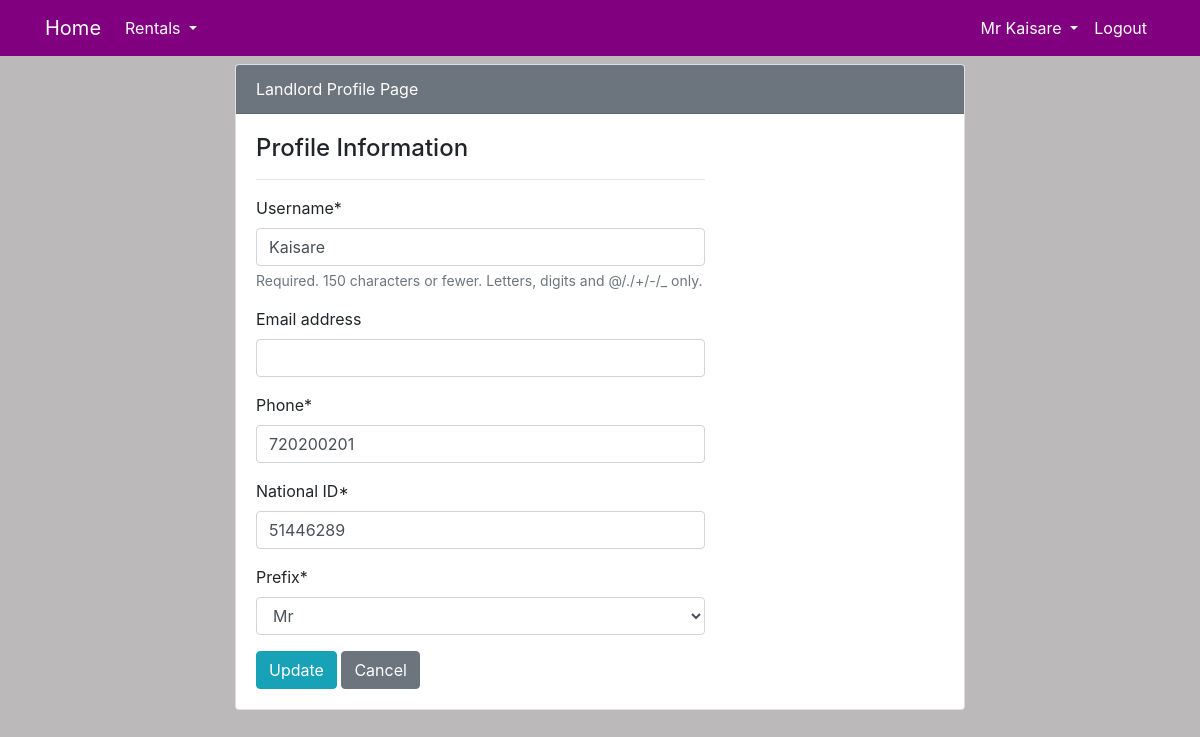
Screenshot of /landlord/update/ (signed in) with the database file from the repository.
### user/models.py (models this page shows, shortened)
class Landlord(models.Model):
    name = models.OneToOneField(User, on_delete=models.CASCADE, null=True )
    ld_id = models.IntegerField(unique=True)
    gender = models.CharField(max_length=50, choices=gender)
    phone = models.IntegerField()
    mail = models.EmailField()
    agent = models.ForeignKey(Agent, on_delete=models.SET_NULL, null=True, blank=True)

### user/views.py (the view)
# urls.py: path('landlord/update/', user_view.landlord_update, name='user-landlord-update'),
def landlord_update(request):
    if request.method =='POST':
        user_form = UserUpateForm(request.POST, instance=request.user)
        landlord_form = LandlordUpdateForm(request.POST, request.FILES, instance=request.user.landlord)
        if user_form.is_valid() and landlord_form.is_valid():
            user_form.save()
            landlord_form.save()
            return redirect('user-profile')
    else:
        user_form = UserUpateForm(instance=request.user)
        landlord_form = LandlordUpdateForm(instance=request.user.landlord)
    context = {
        'user_form':user_form,
        'landlord_form':landlord_form,
    }
    return render(request, 'user/landlord_update.html', context)

### user/forms.py
class UserUpateForm(forms.ModelForm):
    class Meta:
        model = User
        fields = ['username', 'email']

class LandlordUpdateForm(forms.ModelForm):
    class Meta:
        model = Landlord
        fields = [ 'phone', 'ld_id', 'gender']
        labels = {'ld_id':'National ID', 'gender':'Prefix',}

### templates/user/landlord_update.html (shortened to what this page needs)
{% extends 'partials/base.html' %}
{% load crispy_forms_tags %}
{% block content %}
<div class="container">
    <div class="row my-2">
        <div class="col-md-2">
        </div>
        <div class="col-md-8">
            <div class="card">
                <div class="card-header bg-secondary text-white">
                    Landlord Profile Page
                </div>
                <div class="card-body">
                    <div class="row">
                        <div class="col-md-8">
                            <span class="h4"> Profile Information</span>
                            <hr>
                            <form method="post" enctype="multipart/form-data">
                               {{ user_form|crispy }}
                               {{ landlord_form|crispy }}
                            <input class="btn btn-info" type="submit" value="Update">
                            <a class="btn btn-secondary" href="{% url 'user-profile'  %}">Cancel</a>
                            </form>
                        </div>
                    </div>
                </div>
            </div>
        </div>
    </div>
</div>
{% endblock %}

### templates/partials/nav.html (shortened to what this page needs)
<nav class="navbar navbar-expand-lg navbar-info" style="background-color: purple;"  >
    <div class="container">
        {% if user.is_authenticated %}
        <a class="navbar-brand text-white" href="{% url 'dashboard-index'%}"> Home</a>
        <div class="collapse navbar-collapse" id="navbarSupportedContent">
            <ul class="navbar-nav mr-auto ">
                <li class="nav-item dropdown ">
                    <a class="nav-link dropdown-toggle text-white" href="#" id="navbarDropdown" role="button" data-toggle="dropdown" aria-haspopup="true" aria-expanded="false">
                      Rentals
                    </a>
                </li>
            </ul>
            {% if request.user.groups.all.0.name == "Landlord" %}
            <ul class="navbar-nav ml-auto">
                <li class="nav-item dropdown ">
                    <a class="nav-link dropdown-toggle text-white" href="#" id="navbarDropdown" role="button" data-toggle="dropdown" aria-haspopup="true" aria-expanded="false">
                        {{ user.landlord.gender }} {{user.username}}
                    </a>
                </li>
                <li class="nav-item">
                    <a class="nav-link text-white" href="{% url 'user-logout' %}">Logout</a>
                </li>
            </ul>
            {% endif %}
        {% else %}
            <ul class="navbar-nav ml-auto">
                <li class="nav-item">
                    <a class="nav-link text-white" href="{% url 'user-login' %}">Login</a>
                </li>
            </ul>
        {% endif %}
        </div>
    </div>
</nav>

### static/styles.css (style rules this page uses)
body { background: rgb(187, 185, 185); }

### rows the page displays
Landlord: phone "720200201", ld_id "51446289", gender "Mr"

### other values shown
{{ user.landlord.gender }} "Mr"
{{ user.username }} "Kaisare"
